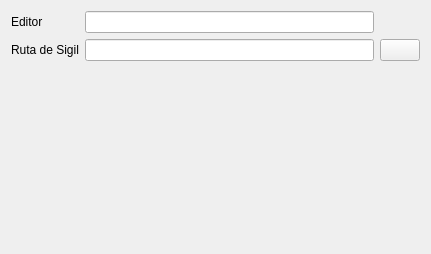
<?xml version="1.0" encoding="UTF-8"?>
<ui version="4.0">
 <class>GeneralPreferences</class>
 <widget class="QWidget" name="GeneralPreferences">
  <property name="geometry">
   <rect>
    <x>0</x>
    <y>0</y>
    <width>431</width>
    <height>254</height>
   </rect>
  </property>
  <property name="windowTitle">
   <string>Form</string>
  </property>
  <layout class="QGridLayout" name="gridLayout">
   <item row="1" column="1">
    <widget class="QLineEdit" name="sigilPathInput"/>
   </item>
   <item row="1" column="2">
    <widget class="QPushButton" name="changeSigilPathButton">
     <property name="text">
      <string/>
     </property>
     <property name="icon">
      <iconset resource="images.qrc">
       <normaloff>:/search_16x16.png</normaloff>:/search_16x16.png</iconset>
     </property>
    </widget>
   </item>
   <item row="0" column="0">
    <widget class="QLabel" name="label_9">
     <property name="text">
      <string>Editor</string>
     </property>
    </widget>
   </item>
   <item row="0" column="1">
    <widget class="QLineEdit" name="editorInput"/>
   </item>
   <item row="1" column="0">
    <widget class="QLabel" name="label_10">
     <property name="text">
      <string>Ruta de Sigil</string>
     </property>
    </widget>
   </item>
   <item row="2" column="1">
    <spacer name="verticalSpacer">
     <property name="orientation">
      <enum>Qt::Vertical</enum>
     </property>
     <property name="sizeHint" stdset="0">
      <size>
       <width>20</width>
       <height>40</height>
      </size>
     </property>
    </spacer>
   </item>
  </layout>
 </widget>
 <tabstops>
  <tabstop>editorInput</tabstop>
  <tabstop>sigilPathInput</tabstop>
  <tabstop>changeSigilPathButton</tabstop>
 </tabstops>
 <resources>
  <include location="images.qrc"/>
 </resources>
 <connections/>
</ui>
